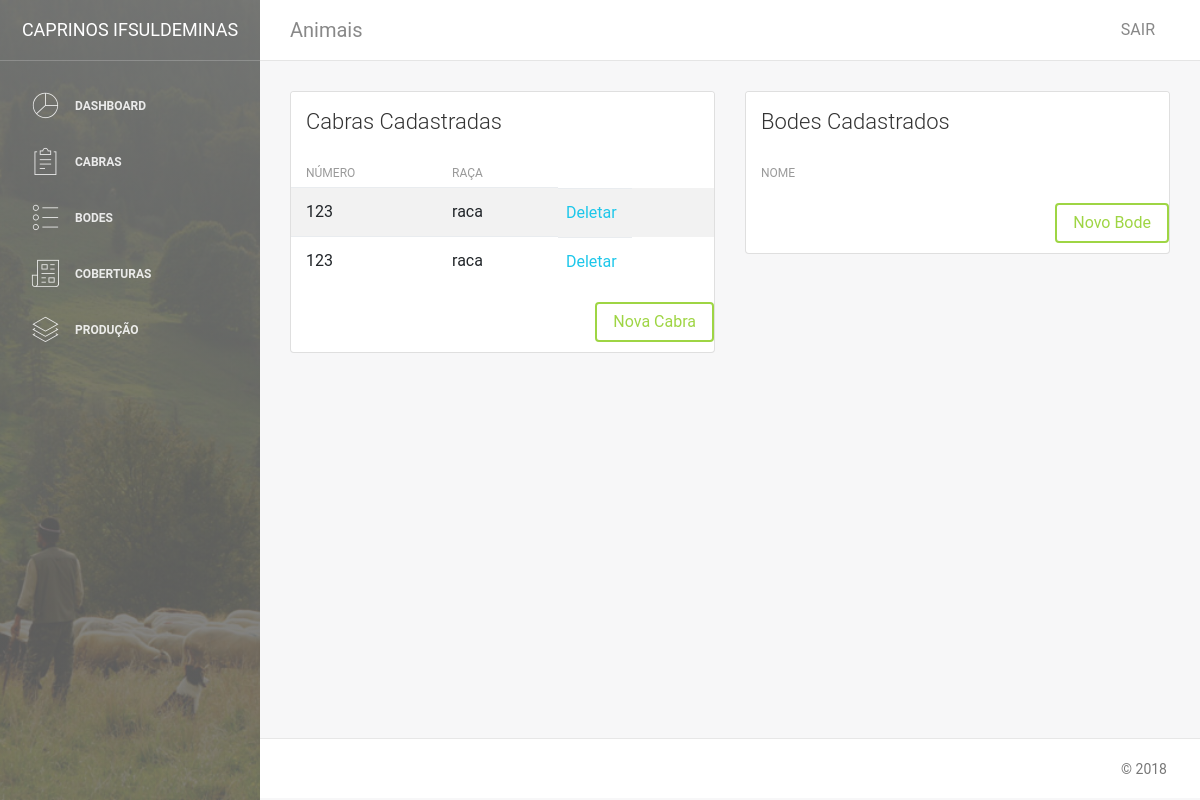
/animais/mostra_cabras/ (signed in), run on the app's committed database.
### caprino/animais/models.py (models this page shows, shortened)
class Cabra(models.Model):
    rgd_cabra = models.CharField(verbose_name='RGD', max_length=50, blank=True)
    nome_cabra = models.CharField(verbose_name='Nome', max_length=50, blank=True)
    numero_cabra = models.IntegerField(verbose_name='Numero')
    nascimento_cabra = models.DateField(verbose_name='Nascimento', blank=True, null=True, default=None)
    raca_cabra = models.CharField(verbose_name='Raça', max_length=50)
    sangue_cabra = models.CharField(verbose_name='Sangue', max_length=50, blank=True)
    brincos_cabra = models.CharField(verbose_name='Brincos', max_length=50)
    chifres_cabra = models.BooleanField(verbose_name='Chifres', blank=True)
    observacao_cabra = models.TextField(verbose_name='Observação', blank=True)
    id_fazenda = models.ForeignKey(Fazenda, verbose_name="Fazenda", on_delete=models.SET_NULL, null=True)
    class Meta:
        verbose_name = 'Cabra'

### caprino/animais/views.py (the view)
# urls.py: path('mostra_cabras/', views.MostraCabras, name='Mostra_Cabras'),
@login_required
def MostraCabras(request):
    cabras = Cabra.objects.all()
    return render(request, 'mostraCabras.html', {'cabras': cabras})

### templates/mostraCabras.html (shortened to what this page needs)
{% extends 'base.html' %}
{% block conteudo %}
<nav class="navbar navbar-expand-lg " color-on-scroll="500">
    <div class=" container-fluid  ">
        <a class="navbar-brand" href="#pablo">Animais </a>
        <div class="collapse navbar-collapse justify-content-end" id="navigation">
            <ul class="nav navbar-nav mr-auto">
                <li class="nav-item">
                    <a href="#" class="nav-link" data-toggle="dropdown">
                    </a>
                </li>
            </ul>
            <ul class="navbar-nav ml-auto">
                <li class="nav-item">
                    <a class="nav-link" href="{% url 'caprino.contas:Sair' %}">
                        <span class="no-icon">SAIR</span>
                    </a>
                </li>
            </ul>
        </div>
    </div>
</nav>
<div class="content">
    <div class="container-fluid">
        <div class="row">
            <div class="col-md-6">
                <div class="card strpied-tabled-with-hover">
                    <div class="card-header ">
                        <h4 class="card-title">Cabras Cadastradas</h4>
                    </div>
                    <div class="card-body table-full-width table-responsive">
                        <table class="table table-hover table-striped">
                            <thead>
                                <tr>
                                    <th>Número</th>
                                    <th>Raça</th>
                                </tr>
                            </thead>
                            <tbody>
                                {% for cabra in cabras %}
                                <tr>
                                    <td>{{ cabra.numero_cabra }}</td>
                                    <td>{{ cabra.raca_cabra }}</td>
                                    <td><a href="{% url 'caprino.animais:Delete_Cabra' cabra.id %}">Deletar</a></td>
                                </tr>
                                {% endfor %}
                            </tbody>
                        </table>
                        <a style="float:right;" class="btn btn-success" href="{% url 'caprino.animais:Nova_Cabra' %}" role="button">Nova Cabra</a>
                    </div>
                </div>
            </div>
            <div class="col-md-6">
                <div class="card strpied-tabled-with-hover">
                    <div class="card-header ">
                        <h4 class="card-title">Bodes Cadastrados</h4>
                    </div>
                    <div class="card-body table-full-width table-responsive">
                        <table class="table table-hover table-striped">
                            <thead>
                                <tr>
                                    <th>Nome</th>
                                </tr>
                            </thead>
                        </table>
                        <a style="float:right;" class="btn btn-success" href="{% url 'caprino.animais:Novo_Bode' %}" role="button">Novo Bode</a>
                    </div>
                </div>
            </div>
        </div>
    </div>
</div>
{% endblock %}

### data on the page
Cabra: numero_cabra "123", raca_cabra "raca"
Cabra: numero_cabra "123", raca_cabra "raca"
